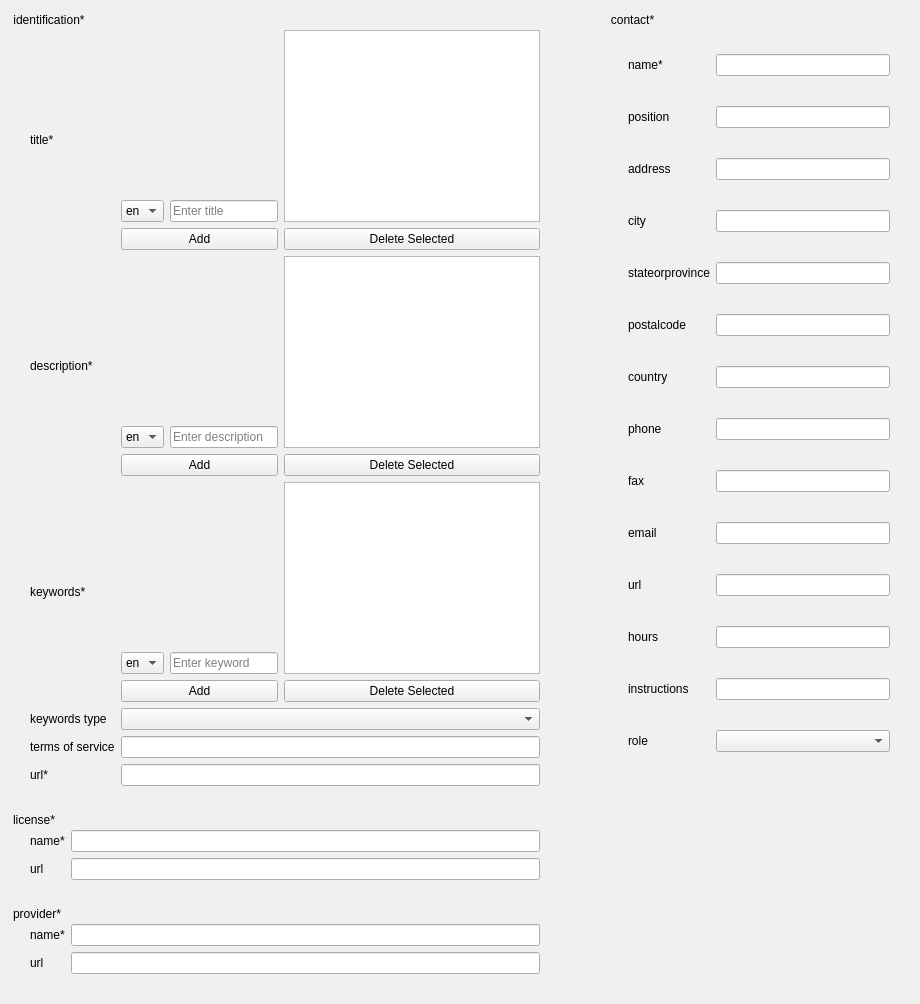
           <widget class="QWidget" name="metadataTab">
            <attribute name="title">
             <string>Metadata</string>
            </attribute>
            <layout class="QGridLayout" name="gridLayout_20">
             <property name="horizontalSpacing">
              <number>50</number>
             </property>
             <item row="0" column="0" rowspan="2">
              <widget class="QGroupBox" name="groupBoxBind_3">
               <property name="styleSheet">
                <string notr="true">
              QGroupBox {
                background-color: rgba(240, 240, 240, 1);  /* change to your desired color */
                border: 0px solid #ffffffff;     /* optional: border styling */
                border-radius: 6px;         /* optional: rounded corners */
                margin-top: 1.5em; /* reserve space for the title */
                padding: 10px; 
              }
            </string>
               </property>
               <property name="title">
                <string>identification*</string>
               </property>
               <layout class="QGridLayout" name="gridLayout_6">
                <item row="0" column="0">
                 <widget class="QLabel" name="label_33">
                  <property name="text">
                   <string>title*</string>
                  </property>
                 </widget>
                </item>
                <item row="0" column="1">
                 <layout class="QHBoxLayout" name="_13">
                  <item>
                   <layout class="QVBoxLayout" name="_14">
                    <item>
                     <spacer name="verticalSpacer_3">
                      <property name="orientation">
                       <enum>Qt::Vertical</enum>
                      </property>
                      <property name="sizeHint" stdset="0">
                       <size>
                        <width>20</width>
                        <height>40</height>
                       </size>
                      </property>
                     </spacer>
                    </item>
                    <item>
                     <layout class="QVBoxLayout" name="_15">
                      <item>
                       <layout class="QHBoxLayout" name="_16">
                        <item>
                         <widget class="QComboBox" name="comboBoxIdTitleLocale">
                          <item>
                           <property name="text">
                            <string>en</string>
                           </property>
                          </item>
                          <item>
                           <property name="text">
                            <string>pt</string>
                           </property>
                          </item>
                          <item>
                           <property name="text">
                            <string>fr</string>
                           </property>
                          </item>
                         </widget>
                        </item>
                        <item>
                         <widget class="QLineEdit" name="addMetadataIdTitleLineEdit">
                          <property name="placeholderText">
                           <string>Enter title</string>
                          </property>
                         </widget>
                        </item>
                       </layout>
                      </item>
                      <item>
                       <widget class="QPushButton" name="addMetadataIdTitleButton">
                        <property name="text">
                         <string>Add</string>
                        </property>
                       </widget>
                      </item>
                     </layout>
                    </item>
                   </layout>
                  </item>
                  <item>
                   <layout class="QVBoxLayout" name="_17">
                    <item>
                     <widget class="QListWidget" name="listWidgetMetadataIdTitle">
                      <property name="maximumSize">
                       <size>
                        <width>1000</width>
                        <height>200</height>
                       </size>
                      </property>
                     </widget>
                    </item>
                    <item>
                     <widget class="QPushButton" name="deleteMetadataIdTitleButton">
                      <property name="text">
                       <string>Delete Selected</string>
                      </property>
                     </widget>
                    </item>
                   </layout>
                  </item>
                 </layout>
                </item>
                <item row="1" column="0">
                 <widget class="QLabel" name="label_34">
                  <property name="text">
                   <string>description*</string>
                  </property>
                 </widget>
                </item>
                <item row="1" column="1">
                 <layout class="QHBoxLayout" name="_18">
                  <item>
                   <layout class="QVBoxLayout" name="_19">
                    <item>
                     <spacer name="verticalSpacer_4">
                      <property name="orientation">
                       <enum>Qt::Vertical</enum>
                      </property>
                      <property name="sizeHint" stdset="0">
                       <size>
                        <width>20</width>
                        <height>40</height>
                       </size>
                      </property>
                     </spacer>
                    </item>
                    <item>
                     <layout class="QVBoxLayout" name="_20">
                      <item>
                       <layout class="QHBoxLayout" name="_21">
                        <item>
                         <widget class="QComboBox" name="comboBoxIdDescriptionLocale">
                          <item>
                           <property name="text">
                            <string>en</string>
                           </property>
                          </item>
                          <item>
                           <property name="text">
                            <string>pt</string>
                           </property>
                          </item>
                          <item>
                           <property name="text">
                            <string>fr</string>
                           </property>
                          </item>
                         </widget>
                        </item>
                        <item>
                         <widget class="QLineEdit" name="addMetadataIdDescriptionLineEdit">
                          <property name="placeholderText">
                           <string>Enter description</string>
                          </property>
                         </widget>
                        </item>
                       </layout>
                      </item>
                      <item>
                       <widget class="QPushButton" name="addMetadataIdDescriptionButton">
                        <property name="text">
                         <string>Add</string>
                        </property>
                       </widget>
                      </item>
                     </layout>
                    </item>
                   </layout>
                  </item>
                  <item>
                   <layout class="QVBoxLayout" name="_22">
                    <item>
                     <widget class="QListWidget" name="listWidgetMetadataIdDescription">
                      <property name="maximumSize">
                       <size>
                        <width>1000</width>
                        <height>200</height>
                       </size>
                      </property>
                     </widget>
                    </item>
                    <item>
                     <widget class="QPushButton" name="deleteMetadataIdDescriptionButton">
                      <property name="text">
                       <string>Delete Selected</string>
                      </property>
                     </widget>
                    </item>
                   </layout>
                  </item>
                 </layout>
                </item>
                <item row="2" column="0">
                 <widget class="QLabel" name="label_35">
                  <property name="text">
                   <string>keywords*</string>
                  </property>
                 </widget>
                </item>
                <item row="2" column="1">
                 <layout class="QHBoxLayout" name="_23">
                  <item>
                   <layout class="QVBoxLayout" name="_24">
                    <item>
                     <spacer name="verticalSpacer_5">
                      <property name="orientation">
                       <enum>Qt::Vertical</enum>
                      </property>
                      <property name="sizeHint" stdset="0">
                       <size>
                        <width>20</width>
                        <height>40</height>
                       </size>
                      </property>
                     </spacer>
                    </item>
                    <item>
                     <layout class="QVBoxLayout" name="_25">
                      <item>
                       <layout class="QHBoxLayout" name="_26">
                        <item>
                         <widget class="QComboBox" name="comboBoxKeywordsLocale">
                          <item>
                           <property name="text">
                            <string>en</string>
                           </property>
                          </item>
                          <item>
                           <property name="text">
                            <string>pt</string>
                           </property>
                          </item>
                          <item>
                           <property name="text">
                            <string>fr</string>
                           </property>
                          </item>
                         </widget>
                        </item>
                        <item>
                         <widget class="QLineEdit" name="addMetadataKeywordLineEdit">
                          <property name="placeholderText">
                           <string>Enter keyword</string>
                          </property>
                         </widget>
                        </item>
                       </layout>
                      </item>
                      <item>
                       <widget class="QPushButton" name="addMetadataKeywordButton">
                        <property name="text">
                         <string>Add</string>
                        </property>
                       </widget>
                      </item>
                     </layout>
                    </item>
                   </layout>
                  </item>
                  <item>
                   <layout class="QVBoxLayout" name="_27">
                    <item>
                     <widget class="QListWidget" name="listWidgetMetadataIdKeywords">
                      <property name="maximumSize">
                       <size>
                        <width>1000</width>
                        <height>200</height>
                       </size>
                      </property>
                     </widget>
                    </item>
                    <item>
                     <widget class="QPushButton" name="deleteMetadataKeywordButton">
                      <property name="text">
                       <string>Delete Selected</string>
                      </property>
                     </widget>
                    </item>
                   </layout>
                  </item>
                 </layout>
                </item>
                <item row="3" column="0">
                 <widget class="QLabel" name="label_36">
                  <property name="text">
                   <string>keywords type</string>
                  </property>
                 </widget>
                </item>
                <item row="3" column="1">
                 <widget class="QComboBox" name="comboBoxMetadataIdKeywordsType"/>
                </item>
                <item row="4" column="0">
                 <widget class="QLabel" name="label_37">
                  <property name="text">
                   <string>terms of service</string>
                  </property>
                 </widget>
                </item>
                <item row="4" column="1">
                 <widget class="QLineEdit" name="lineEditMetadataIdTerms"/>
                </item>
                <item row="5" column="0">
                 <widget class="QLabel" name="label_38">
                  <property name="text">
                   <string>url*</string>
                  </property>
                 </widget>
                </item>
                <item row="5" column="1">
                 <widget class="QLineEdit" name="lineEditMetadataIdUrl"/>
                </item>
               </layout>
              </widget>
             </item>
             <item row="2" column="0">
              <widget class="QGroupBox" name="groupBoxBind_4">
               <property name="maximumSize">
                <size>
                 <width>800</width>
                 <height>150</height>
                </size>
               </property>
               <property name="styleSheet">
                <string notr="true">
              QGroupBox {
                background-color: rgba(240, 240, 240, 1);  /* change to your desired color */
                border: 0px solid #ffffffff;     /* optional: border styling */
                border-radius: 6px;         /* optional: rounded corners */
                margin-top: 1.5em; /* reserve space for the title */
                padding: 10px; 
              }
            </string>
               </property>
               <property name="title">
                <string>license*</string>
               </property>
               <layout class="QGridLayout" name="gridLayout_7">
                <item row="0" column="0">
                 <widget class="QLabel" name="label_39">
                  <property name="text">
                   <string>name*</string>
                  </property>
                 </widget>
                </item>
                <item row="0" column="1">
                 <widget class="QLineEdit" name="lineEditMetadataLicenseName"/>
                </item>
                <item row="1" column="0">
                 <widget class="QLabel" name="label_40">
                  <property name="text">
                   <string>url</string>
                  </property>
                 </widget>
                </item>
                <item row="1" column="1">
                 <widget class="QLineEdit" name="lineEditMetadataLicenseUrl"/>
                </item>
               </layout>
              </widget>
             </item>
             <item row="3" column="0">
              <widget class="QGroupBox" name="groupBoxBind_5">
               <property name="maximumSize">
                <size>
                 <width>800</width>
                 <height>150</height>
                </size>
               </property>
               <property name="styleSheet">
                <string notr="true">
              QGroupBox {
                background-color: rgba(240, 240, 240, 1);  /* change to your desired color */
                border: 0px solid #ffffffff;     /* optional: border styling */
                border-radius: 6px;         /* optional: rounded corners */
                margin-top: 1.5em; /* reserve space for the title */
                padding: 10px; 
              }
            </string>
               </property>
               <property name="title">
                <string>provider*</string>
               </property>
               <layout class="QGridLayout" name="gridLayout_8">
                <item row="0" column="0">
                 <widget class="QLabel" name="label_41">
                  <property name="text">
                   <string>name*</string>
                  </property>
                 </widget>
                </item>
                <item row="0" column="1">
                 <widget class="QLineEdit" name="lineEditMetadataProviderName"/>
                </item>
                <item row="1" column="0">
                 <widget class="QLabel" name="label_42">
                  <property name="text">
                   <string>url</string>
                  </property>
                 </widget>
                </item>
                <item row="1" column="1">
                 <widget class="QLineEdit" name="lineEditMetadataProviderUrl"/>
                </item>
               </layout>
              </widget>
             </item>
             <item row="0" column="1" rowspan="2">
              <widget class="QGroupBox" name="groupBoxBind_6">
               <property name="minimumSize">
                <size>
                 <width>300</width>
                 <height>500</height>
                </size>
               </property>
               <property name="styleSheet">
                <string notr="true">
              QGroupBox {
                background-color: rgba(240, 240, 240, 1);  /* change to your desired color */
                border: 0px solid #ffffffff;     /* optional: border styling */
                border-radius: 6px;         /* optional: rounded corners */
                margin-top: 1.5em; /* reserve space for the title */
                padding: 10px; 
              }
            </string>
               </property>
               <property name="title">
                <string>contact*</string>
               </property>
               <layout class="QGridLayout" name="gridLayout_10">
                <item row="0" column="0">
                 <widget class="QLabel" name="label_43">
                  <property name="text">
                   <string>name*</string>
                  </property>
                 </widget>
                </item>
                <item row="0" column="1">
                 <widget class="QLineEdit" name="lineEditMetadataContactName"/>
                </item>
                <item row="1" column="0">
                 <widget class="QLabel" name="label_44">
                  <property name="text">
                   <string>position</string>
                  </property>
                 </widget>
                </item>
                <item row="1" column="1">
                 <widget class="QLineEdit" name="lineEditMetadataContactPosition"/>
                </item>
                <item row="2" column="0">
                 <widget class="QLabel" name="label_45">
                  <property name="text">
                   <string>address</string>
                  </property>
                 </widget>
                </item>
                <item row="2" column="1">
                 <widget class="QLineEdit" name="lineEditMetadataContactAddress"/>
                </item>
                <item row="3" column="0">
                 <widget class="QLabel" name="label_46">
                  <property name="text">
                   <string>city</string>
                  </property>
                 </widget>
                </item>
                <item row="3" column="1">
                 <widget class="QLineEdit" name="lineEditMetadataContactCity"/>
                </item>
                <item row="4" column="0">
                 <widget class="QLabel" name="label_47">
                  <property name="text">
                   <string>stateorprovince</string>
                  </property>
                 </widget>
                </item>
                <item row="4" column="1">
                 <widget class="QLineEdit" name="lineEditMetadataContactState"/>
                </item>
                <item row="5" column="0">
                 <widget class="QLabel" name="label_48">
                  <property name="text">
                   <string>postalcode</string>
                  </property>
                 </widget>
                </item>
                <item row="5" column="1">
                 <widget class="QLineEdit" name="lineEditMetadataContactPostal"/>
                </item>
                <item row="6" column="0">
                 <widget class="QLabel" name="label_49">
                  <property name="text">
                   <string>country</string>
                  </property>
                 </widget>
                </item>
                <item row="6" column="1">
                 <widget class="QLineEdit" name="lineEditMetadataContactCountry"/>
                </item>
                <item row="7" column="0">
                 <widget class="QLabel" name="label_50">
                  <property name="text">
                   <string>phone</string>
                  </property>
                 </widget>
                </item>
                <item row="7" column="1">
                 <widget class="QLineEdit" name="lineEditMetadataContactPhone"/>
                </item>
                <item row="8" column="0">
                 <widget class="QLabel" name="label_51">
                  <property name="text">
                   <string>fax</string>
                  </property>
                 </widget>
                </item>
                <item row="8" column="1">
                 <widget class="QLineEdit" name="lineEditMetadataContactFax"/>
                </item>
                <item row="9" column="0">
                 <widget class="QLabel" name="label_52">
                  <property name="text">
                   <string>email</string>
                  </property>
                 </widget>
                </item>
                <item row="9" column="1">
                 <widget class="QLineEdit" name="lineEditMetadataContactEmail"/>
                </item>
                <item row="10" column="0">
                 <widget class="QLabel" name="label_53">
                  <property name="text">
                   <string>url</string>
                  </property>
                 </widget>
                </item>
                <item row="10" column="1">
                 <widget class="QLineEdit" name="lineEditMetadataContactUrl"/>
                </item>
                <item row="11" column="0">
                 <widget class="QLabel" name="label_54">
                  <property name="text">
                   <string>hours</string>
                  </property>
                 </widget>
                </item>
                <item row="11" column="1">
                 <widget class="QLineEdit" name="lineEditMetadataContactHours"/>
                </item>
                <item row="12" column="0">
                 <widget class="QLabel" name="label_55">
                  <property name="text">
                   <string>instructions</string>
                  </property>
                 </widget>
                </item>
                <item row="12" column="1">
                 <widget class="QLineEdit" name="lineEditMetadataContactInstructions"/>
                </item>
                <item row="13" column="0">
                 <widget class="QLabel" name="label_56">
                  <property name="text">
                   <string>role</string>
                  </property>
                 </widget>
                </item>
                <item row="13" column="1">
                 <widget class="QComboBox" name="comboBoxMetadataContactRole"/>
                </item>
               </layout>
              </widget>
             </item>
            </layout>
           </widget>
